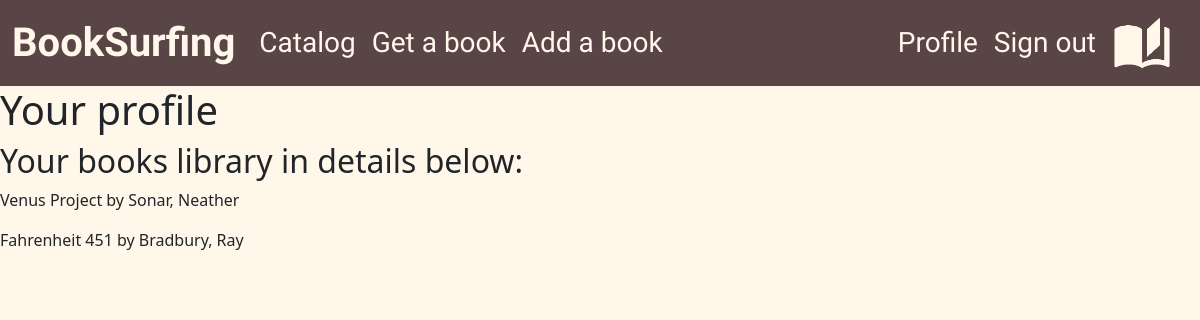
Page /catalog/profile/ (signed in) on the committed database.
### catalog/models.py (models this page shows, shortened)
class BookInstance(models.Model):
    id = models.UUIDField(primary_key=True,default=uuid.uuid4)
    book = models.ForeignKey('Book',on_delete=models.RESTRICT,null=True)
    imprint = models.CharField(max_length=200)
    due_back = models.DateField(null=True,blank=True)
    borrover = models.ForeignKey(User,on_delete=models.SET_NULL,null=True,blank=True)
    LOAN_STATUS = (
        ('m','Maintenance'),
        ('o','On Loan'),
        ('a','Avaible'),
        ('r','reserved')
    )
    status = models.CharField(max_length=1,choices=LOAN_STATUS,blank=True,default='m')
    class Meta:
        ordering = ['due_back']

class Book (models.Model):
    title = models.CharField(max_length=200)
    author = models.ForeignKey('Author', on_delete=models.SET_NULL,null=True)
    summary = models.TextField(max_length=600)
    isbn = models.CharField('ISBN', max_length=13,unique=True)
    genre = models.ManyToManyField(Genre)
    language = models.ForeignKey('Language',on_delete=models.SET_NULL,null=True)

class Author(models.Model):
    first_name = models.CharField(max_length=200)
    last_name = models.CharField(max_length=200)
    date_of_birth = models.DateField(null = True, blank = True)
    class Meta:
        ordering = ['last_name', 'first_name']
    def __str__(self):
        return f"{self.last_name}, {self.first_name}"

### catalog/views.py (the view)
# urls.py: path('profile/', views.CheckedOutBooksByUserView.as_view(),name='profile')
class CheckedOutBooksByUserView(LoginRequiredMixin, ListView):
    model = BookInstance
    template_name = 'catalog/profile.html'
    paginate_by = 5 # 5 book instances per page
    def get_queryset(self):
        return BookInstance.objects.filter(borrover=self.request.user)

### catalog/templates/catalog/profile.html
{% extends 'catalog/index.html' %}
{% block content %}
    <h1>Your profile</h1>
    <h2>Your books library in details below:</h2>
    {% for book in bookinstance_list %}
        <p>{{book.book.title}} by {{book.book.author}}</p>
    {% endfor %}
{% endblock content %}

### catalog/templates/catalog/index.html (shortened to what this page needs)
{% load static %}
<html lang="en">
<head>
    <link href="https://cdn.jsdelivr.net/npm/bootstrap@5.2.2/dist/css/bootstrap.min.css" rel="stylesheet">
    <link rel="stylesheet" href="{% static 'catalog/css/index.css' %}">
</head>
<body style="background-color: #FFF8EA;">
    <nav class="navbar navbar-expand-lg" style="background-color: #594545;">
        <div class="container-fluid">
          <a class="navbar-brand" href="/catalog/"><span class="font_style1">BookSurfing</span> </a>
          <div class="collapse navbar-collapse" id="navbarText">
            <ul class="navbar-nav me-auto mb-2 mb-lg-0">
              <li class="nav-item">
                <a class="nav-link active" aria-current="page" href="/catalog/all_books/"> <span class="navitems"> Catalog</span></a>
              </li>
              <li class="nav-item">
                <a class="nav-link" href="/catalog/get_a_book/"><span class="navitems">Get a book</span></a>
              </li>
              <li class="nav-item">
                <a class="nav-link" href="/catalog/create_book/"><span class="navitems">Add a book</span> </a>
              </li>
            </ul>
            {% if user.is_authenticated %}
            <span class="navbar-brand">
              <a class="nav-link" href="/catalog/profile/"><span class="navitems">Profile</span> </a>
            </span>
              <span class="navbar-brand">
                <a class="nav-link" href="{% url 'logout' %}?next={{request.path}}"><span class="navitems">Sign out</span> </a>
              </span>
            {% endif %}
            <span class="navbar-brand">
               <img src="{% static 'catalog/img/images-removebg.png' %}" alt="Brand" style="width: 60;">
            </span>
          </div>
        </div>
      </nav>
    {% block content %}
    {% endblock content %}
</body>

### catalog/static/catalog/css/index.css (style rules this page uses)
.navitems { color: #FFF8EA; font-family: 'Island Moments', cursive; font-weight: 400; font-size: 28px; }
.font_style1 { color: #FFF8EA; font-family: 'Island Moments', cursive; font-weight: 700; font-size: 40px; }

### rows in the picture
BookInstance: book "Venus Project", book.author "Sonar, Neather"
BookInstance: book "Fahrenheit 451", book.author "Bradbury, Ray"
